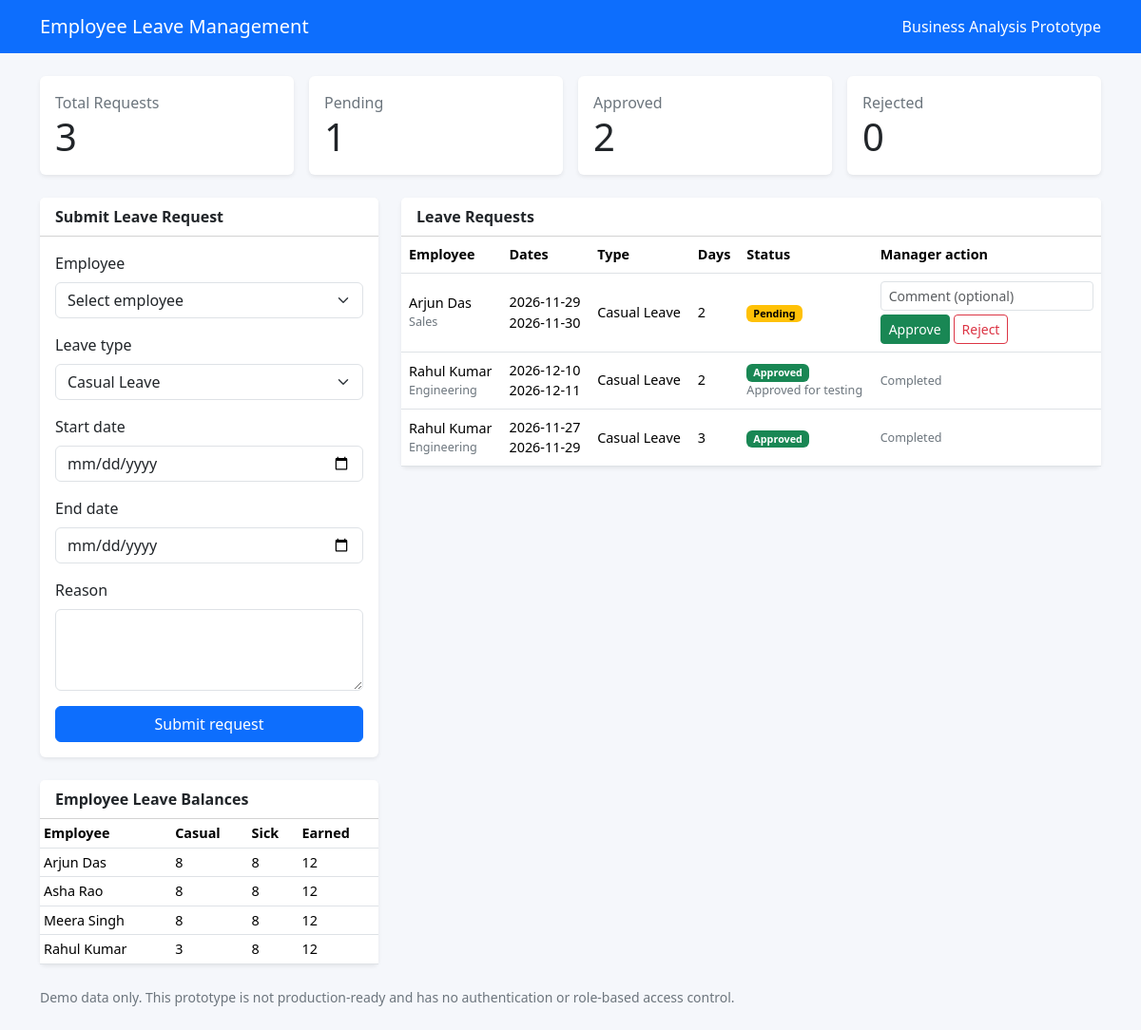
The page / on the database its author committed.
### tables this page shows
CREATE TABLE leave_requests (
            id INTEGER PRIMARY KEY AUTOINCREMENT,
            employee_id INTEGER NOT NULL REFERENCES employees(id),
            leave_type TEXT NOT NULL,
            start_date TEXT NOT NULL,
            end_date TEXT NOT NULL,
            days INTEGER NOT NULL,
            reason TEXT NOT NULL,
            status TEXT NOT NULL DEFAULT 'Pending',
            manager_comment TEXT DEFAULT '',
            created_at TEXT NOT NULL DEFAULT CURRENT_TIMESTAMP
        );

CREATE TABLE employees (
            id INTEGER PRIMARY KEY,
            name TEXT NOT NULL,
            department TEXT NOT NULL,
            casual_balance INTEGER NOT NULL DEFAULT 8,
            sick_balance INTEGER NOT NULL DEFAULT 8,
            earned_balance INTEGER NOT NULL DEFAULT 12
        );

### app.py (the view)
@app.route('/')
def index():
    with db() as con:
        employees = con.execute('SELECT * FROM employees ORDER BY name').fetchall()
        requests = con.execute('''SELECT lr.*, e.name employee_name, e.department FROM leave_requests lr
          JOIN employees e ON e.id=lr.employee_id ORDER BY lr.created_at DESC, lr.id DESC''').fetchall()
        stats = {
            'total': con.execute('SELECT COUNT(*) FROM leave_requests').fetchone()[0],
            'pending': con.execute("SELECT COUNT(*) FROM leave_requests WHERE status='Pending'").fetchone()[0],
            'approved': con.execute("SELECT COUNT(*) FROM leave_requests WHERE status='Approved'").fetchone()[0],
            'rejected': con.execute("SELECT COUNT(*) FROM leave_requests WHERE status='Rejected'").fetchone()[0],
        }
    return render_template('index.html', employees=employees, requests=requests, stats=stats, leave_types=LEAVE_TYPES, today=date.today().isoformat())

### app.py (called while the page is built)
def db():
    conn = sqlite3.connect(DB_PATH)
    conn.row_factory = sqlite3.Row
    conn.execute('PRAGMA foreign_keys = ON')
    return conn

### templates/index.html (shortened to what this page needs)
<!doctype html>
<html lang="en"><head><link href="https://cdn.jsdelivr.net/npm/bootstrap@5.3.3/dist/css/bootstrap.min.css" rel="stylesheet"><link href="{{ url_for('static', filename='style.css') }}" rel="stylesheet"></head>
<body><nav class="navbar navbar-dark bg-primary"><div class="container"><span class="navbar-brand">Employee Leave Management</span><span class="text-white">Business Analysis Prototype</span></div></nav>
<main class="container py-4">
<div class="row g-3 mb-4">{% for label,key in [('Total Requests','total'),('Pending','pending'),('Approved','approved'),('Rejected','rejected')] %}<div class="col-6 col-lg-3"><div class="card shadow-sm"><div class="card-body"><div class="text-secondary">{{ label }}</div><div class="display-6">{{ stats[key] }}</div></div></div></div>{% endfor %}</div>
<div class="row g-4"><section class="col-lg-4"><div class="card shadow-sm"><div class="card-header fw-semibold">Submit Leave Request</div><div class="card-body"><form method="post" action="{{ url_for('create_request') }}">
<label class="form-label">Employee</label><select class="form-select mb-3" name="employee_id" required><option value="">Select employee</option></select>
<label class="form-label">Leave type</label><select class="form-select mb-3" name="leave_type" required>{% for t in leave_types %}<option>{{ t }}</option>{% endfor %}</select>
<label class="form-label">Start date</label><input class="form-control mb-3" type="date" name="start_date" min="{{ today }}" required>
<label class="form-label">End date</label><input class="form-control mb-3" type="date" name="end_date" min="{{ today }}" required>
<label class="form-label">Reason</label><textarea class="form-control mb-3" name="reason" rows="3" required maxlength="500"></textarea><button class="btn btn-primary w-100">Submit request</button></form></div></div>
<div class="card shadow-sm mt-4"><div class="card-header fw-semibold">Employee Leave Balances</div><div class="table-responsive"><table class="table table-sm mb-0"><thead><tr><th>Employee</th><th>Casual</th><th>Sick</th><th>Earned</th></tr></thead><tbody>{% for e in employees %}<tr><td>{{ e.name }}</td><td>{{ e.casual_balance }}</td><td>{{ e.sick_balance }}</td><td>{{ e.earned_balance }}</td></tr>{% endfor %}</tbody></table></div></div></section>
<section class="col-lg-8"><div class="card shadow-sm"><div class="card-header fw-semibold">Leave Requests</div><div class="table-responsive"><table class="table table-hover align-middle mb-0"><thead><tr><th>Employee</th><th>Dates</th><th>Type</th><th>Days</th><th>Status</th><th>Manager action</th></tr></thead><tbody>{% for r in requests %}<tr><td>{{ r.employee_name }}<div class="small text-secondary">{{ r.department }}</div></td><td>{{ r.start_date }}<br>{{ r.end_date }}</td><td>{{ r.leave_type }}</td><td>{{ r.days }}</td><td><span class="badge text-bg-{{ 'warning' if r.status=='Pending' else ('success' if r.status=='Approved' else 'danger') }}">{{ r.status }}</span>{% if r.manager_comment %}<div class="small text-secondary">{{ r.manager_comment }}</div>{% endif %}</td><td>{% if r.status=='Pending' %}<form method="post" action="{{ url_for('decide_request',request_id=r.id) }}"><input class="form-control form-control-sm mb-1" name="manager_comment" placeholder="Comment (optional)"><div class="d-flex gap-1"><button name="status" value="Approved" class="btn btn-success btn-sm">Approve</button><button name="status" value="Rejected" class="btn btn-outline-danger btn-sm">Reject</button></div></form>{% else %}<span class="text-secondary small">Completed</span>{% endif %}</td></tr>{% else %}<tr><td colspan="6" class="text-center text-secondary py-4">No leave requests yet.</td></tr>{% endfor %}</tbody></table></div></div></section></div>
<div class="text-secondary small mt-4">Demo data only. This prototype is not production-ready and has no authentication or role-based access control.</div></main></body></html>

### static/style.css (style rules this page uses)
body { background:#f5f7fb }
.card { border:0 }
.card-header { background:#fff }
.table { font-size:.9rem }
textarea { resize:vertical }

### rows shown on the page
leave_requests: status "Approved", stats "2", employee_name "Rahul Kumar", department "Engineering", start_date "2026-12-10", end_date "2026-12-11", leave_type "Casual Leave", days "2", manager_comment "Approved for testing", shows "Completed"
employees: name "Arjun Das", casual_balance "8", sick_balance "8", earned_balance "12"
employees: name "Asha Rao", casual_balance "8", sick_balance "8", earned_balance "12"
employees: name "Meera Singh", casual_balance "8", sick_balance "8", earned_balance "12"
employees: name "Rahul Kumar", casual_balance "3", sick_balance "8", earned_balance "12"
leave_requests: employee_name "Arjun Das", department "Sales", start_date "2026-11-29", end_date "2026-11-30", leave_type "Casual Leave", days "2", status "Pending"
leave_requests: employee_name "Rahul Kumar", department "Engineering", start_date "2026-11-27", end_date "2026-11-29", leave_type "Casual Leave", days "3", status "Approved", shows "Completed"

### other values the page prints
{{ label }} "Total Requests" "Pending" "Rejected"
{{ stats[key] }} "3" "1" "0"
form field leave_type "Casual Leave"
